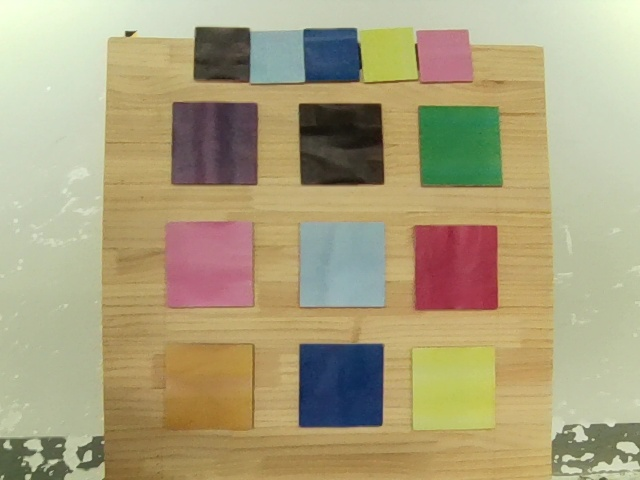
//> input picture ComputerVision/debugging/ColorPicker/imgs/34.jpg, 640 x 480 px
$ ./main   (built with g++ and OpenCV 4)
//> lines starting //> are read from the running program, lines starting //| are printed output that depends on the picture; after the words box and inside, x2 and y2 are one past the last pixel; in counts of white or black regions, pixels touching at a corner belong together
#include <opencv2/imgproc.hpp>
#include <opencv2/imgcodecs.hpp>
#include <opencv2/highgui.hpp>
#include <fstream>

int main ()
{
    cv::Mat img, imgHSV, mask;
    cv::VideoCapture cap (0);
	img = cv::imread ("../imgs/34.jpg");
//> img is the input picture: 480 rows x 640 cols, CV_8UC3; mean B, G, R 124.9, 161, 171.4
    int h_u = 179, h_l = 0, s_u = 255, s_l = 0, v_u = 255, v_l = 0;

    cv::namedWindow ("Track Bar");
    cv::createTrackbar ("Hue Max", "Track Bar", &h_u, 179);
    cv::createTrackbar ("Hue Min", "Track Bar", &h_l, 179);
//> slider 'Hue Min' is set to 35
    cv::createTrackbar ("Saturation Max", "Track Bar", &s_u, 255);
    cv::createTrackbar ("Saturation Min", "Track Bar", &s_l, 255);
//> slider 'Saturation Min' is set to 51
    cv::createTrackbar ("Value Max", "Track Bar", &v_u, 255);
    cv::createTrackbar ("Value Min", "Track Bar", &v_l, 255);
//> slider 'Value Min' is set to 51
	cv::pyrMeanShiftFiltering (img, img, 25, 10);

    int key = 0;
    std::fstream file ("../ColorRange.txt", std::ios::trunc | std::ios::out);
    while (1)
    {
		cap.read (img);
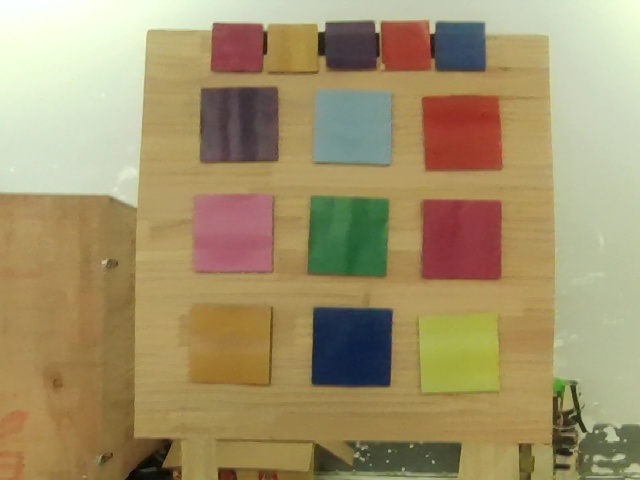
//> input picture ComputerVision/debugging/ColorPicker/imgs/15.jpg, 640 x 480 px, given in place of the camera
//> img is the input picture: 480 rows x 640 cols, CV_8UC3; mean B, G, R 106.9, 146.8, 162.7
        cv::cvtColor (img, imgHSV, cv::COLOR_BGR2HSV);
//> imgHSV: 480 rows x 640 cols, CV_8UC3; mean H, S, V 37.3, 101.3, 167.5
        cv::Scalar lower (h_l, s_l, v_l), upper (h_u, s_u, v_u);
        cv::inRange (imgHSV, lower, upper, mask);
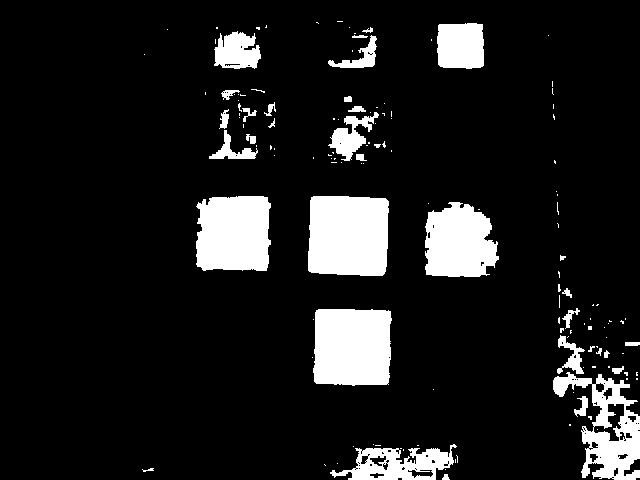
//> mask: 480 rows x 640 cols, CV_8UC1; 11.5% white; 140 white regions (105 under 20 px), largest, box (x1, y1, x2, y2) and area: (308, 196, 389, 276) 6113, (313, 309, 392, 386) 5681, (196, 196, 271, 271) 5137
        cv::imshow ("Cam", img);
        cv::imshow ("HSV", imgHSV);
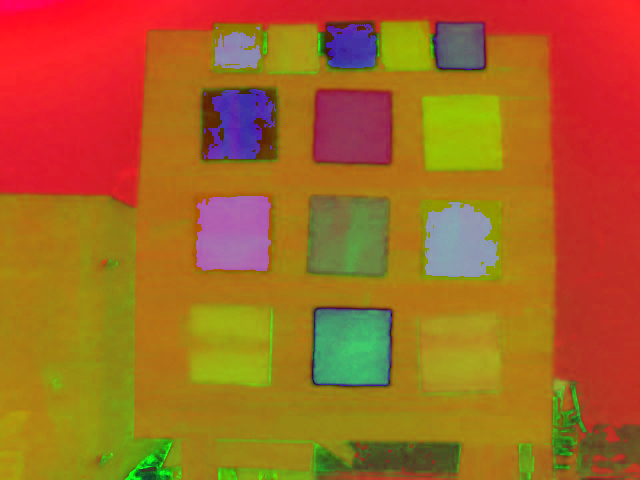
//> window 'HSV': 480 rows x 640 cols, CV_8UC3; mean B, G, R 37.3, 101.3, 167.5
        cv::imshow ("Mask", mask);
        key = cv::waitKey (20);
//> the Esc key is pressed
        if (key == 27)
        {
            break;
        }
        else if (key == 49)
        {
            file << h_u << '\n' << s_u << '\n' << v_u << '\n';
            file << h_l << '\n' << s_l << '\n' << v_l << '\n' << '\n';
        }


    }
    file.close ();
    return 0;
}
